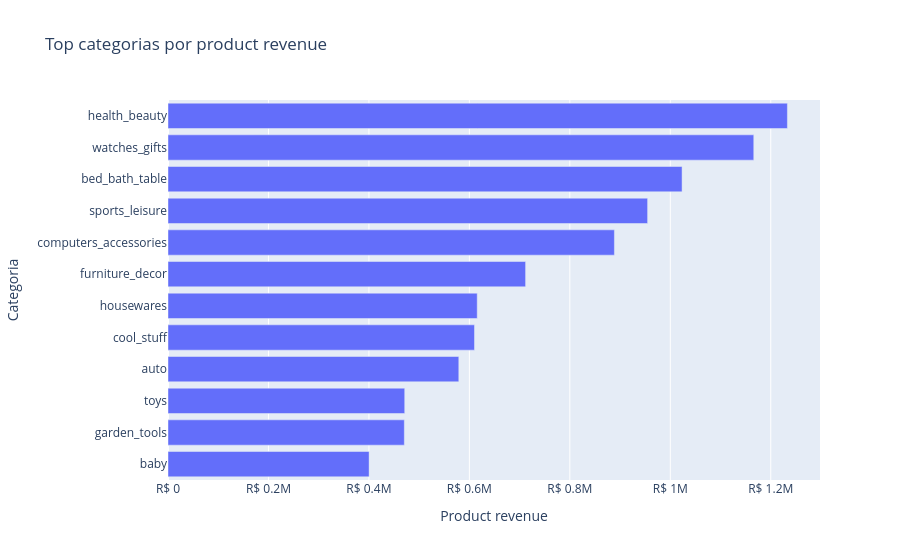

Notebook source saved alongside this figure:
### Markdown cell above
## 7. Categorias con mayor revenue

Para priorizar acciones comerciales, no basta con saber el revenue total. Necesitamos entender que categorias lo explican y si el volumen se concentra en pocas de ellas.

### Code cell
top_categories = category_performance.head(12).copy()

fig = px.bar(
    top_categories.sort_values("product_revenue"),
    x="product_revenue",
    y="category",
    orientation="h",
    title="Top categorias por product revenue",
    labels={"product_revenue": "Product revenue", "category": "Categoria"},
    hover_data=["delivered_orders", "items_sold", "average_review_score"],
)
fig.update_layout(xaxis_tickprefix="R$ ")
fig.show()

top_categories[["category", "product_revenue", "delivered_orders", "items_sold", "average_item_revenue", "average_review_score"]]

### Figure 1 — Plotly figure (JSON) as saved in the notebook; plotly's stock layout.template omitted (floating-point values rounded to 4 significant figures)
{"data": [{"customdata": [[2809.0, 2982.0, 4.08], [3448.0, 4268.0, 4.08], [3804.0, 4030.0, 4.21], [3810.0, 4140.0, 4.12], [3559.0, 3718.0, 4.19], [5743.0, 6795.0, 4.11], [6307.0, 8160.0, 3.95], [6530.0, 7644.0, 3.99], [7530.0, 8431.0, 4.17], [9272.0, 10950.0, 3.92], [5495.0, 5859.0, 4.07], [8647.0, 9465.0, 4.19]], "hovertemplate": "Product revenue=%{x}<br>Categoria=%{y}<br>delivered_orders=%{customdata[0]}<br>items_sold=%{customdata[1]}<br>average_review_score=%{customdata[2]}<extra></extra>", "legendgroup": "", "marker": {"color": "#636efa", "pattern": {"shape": ""}}, "name": "", "orientation": "h", "showlegend": false, "textposition": "auto", "type": "bar", "x": [400400.0, 470500.0, 471300.0, 579000.0, 610200.0, 615600.0, 711900.0, 888700.0, 954900.0, 1023000.0, 1166000.0, 1233000.0], "xaxis": "x", "y": ["baby", "garden_tools", "toys", "auto", "cool_stuff", "housewares", "furniture_decor", "computers_accessories", "sports_leisure", "bed_bath_table", "watches_gifts", "health_beauty"], "yaxis": "y"}], "layout": {"barmode": "relative", "legend": {"tracegroupgap": 0}, "title": {"text": "Top categorias por product revenue"}, "xaxis": {"anchor": "y", "domain": [0.0, 1.0], "tickprefix": "R$ ", "title": {"text": "Product revenue"}}, "yaxis": {"anchor": "x", "domain": [0.0, 1.0], "title": {"text": "Categoria"}}}}
